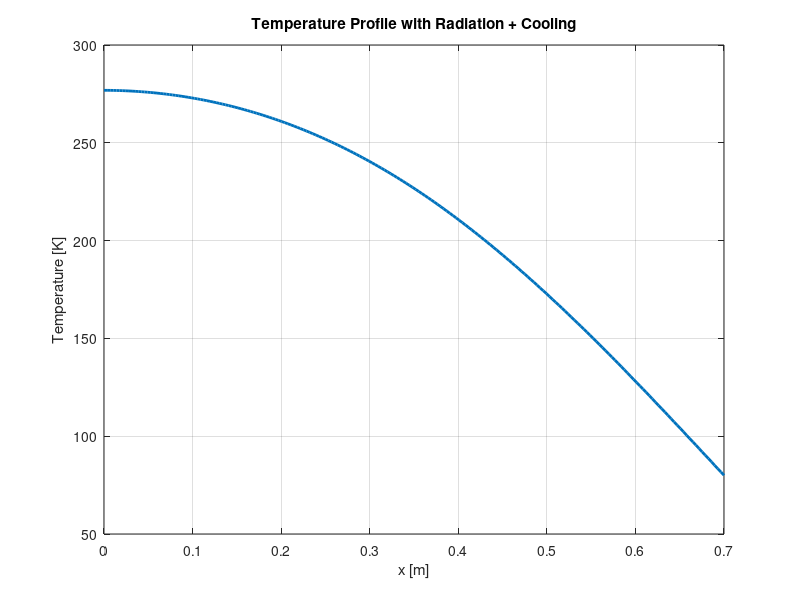

Source code (MATLAB): (Note: this script raises an error after producing the figure.)
% ============================
% PARAMETERS
% ============================

L1 = 400e-3;              % Segment 1 length [m]
L2 = 300e-3;              % Segment 2 length [m]

k1 = 10.0;             % Conductivity segment 1 [W/mK]
k2 = 5.0;              % Conductivity segment 2 [W/mK]

q0 = 0;            % Heat flux at x=0 [W/m^2]
q_eddy = 500;          % Eddy volumetric heating [W/m^3]

eps = 0.2;             % Emissivity
sigma = 5.67e-8;       % Stefan-Boltzmann [W/m^2K^4]
t = 0.01;              % Thickness [m]
T_inf = 293;           % محیط (shield temp) [K]

TR = 80;               % Cold end wall temperature guess [K]

A_cross = 1e-4;        % Cross-sectional area [m^2]

% Cryogen properties (example: liquid nitrogen)
cp = 2000;             % J/kg-K
T_fluid_in = 77;       % K
dT_fluid_max = 5;      % Allowed ताप rise [K]

% ============================
% DISCRETIZATION
% ============================

N = 200;
x = linspace(0, L1+L2, N);
dx = x(2)-x(1);

T = ones(N,1)*T_inf;   % initial guess

% ============================
% NONLINEAR SOLVER (FDM)
% ============================

max_iter = 5000;
tol = 1e-6;

for iter = 1:max_iter
    T_old = T;
    
    for i = 2:N-1
        
        if x(i) <= L1
            % Segment 1: conduction + eddy + radiation
            
            qrad = eps * sigma * (T_inf^4 - T(i)^4);
            
            source = q_eddy + qrad;
            
            T(i) = 0.5 * (T(i+1) + T(i-1) + dx^2 * source / k1);
            
        else
            % Segment 2: pure conduction
            
            T(i) = 0.5 * (T(i+1) + T(i-1));
        end
    end
    
    % Left boundary (flux)
    T(1) = T(2) + q0 * dx / k1;
    
    % Right boundary (fixed temperature)
    T(end) = TR;
    
    % Convergence check
    if max(abs(T - T_old)) < tol
        fprintf('Converged in %d iterations\n', iter);
        break;
    end
end

% ============================
% HEAT FLUX AT COLD END
% ============================

q_out = -k2 * (T(end) - T(end-1)) / dx;   % W/m^2
Q_out = q_out * A_cross;                 % Total heat [W]

fprintf('Heat flux out: %.2f W/m^2\n', q_out);
fprintf('Total heat load: %.4f W\n', Q_out);

% ============================
% REQUIRED CONVECTION COEFFICIENT
% ============================

h_required = q_out / (T(end) - T_fluid_in);

fprintf('Required h: %.2f W/m^2K\n', h_required);

% ============================
% MASS FLOW RATE CALCULATION
% ============================

% Energy balance: Q = m_dot * cp * dT
m_dot = Q_out / (cp * dT_fluid_max);

fprintf('Required mass flow rate: %.6f kg/s\n', m_dot);

% ============================
% PLOT
% ============================

figure(2);
plot(x, T, 'LineWidth', 2);
xlabel('x [m]');
ylabel('Temperature [K]');
title('Temperature Profile with Radiation + Cooling');
grid on;
xline(L1, '--r', 'Interface');
